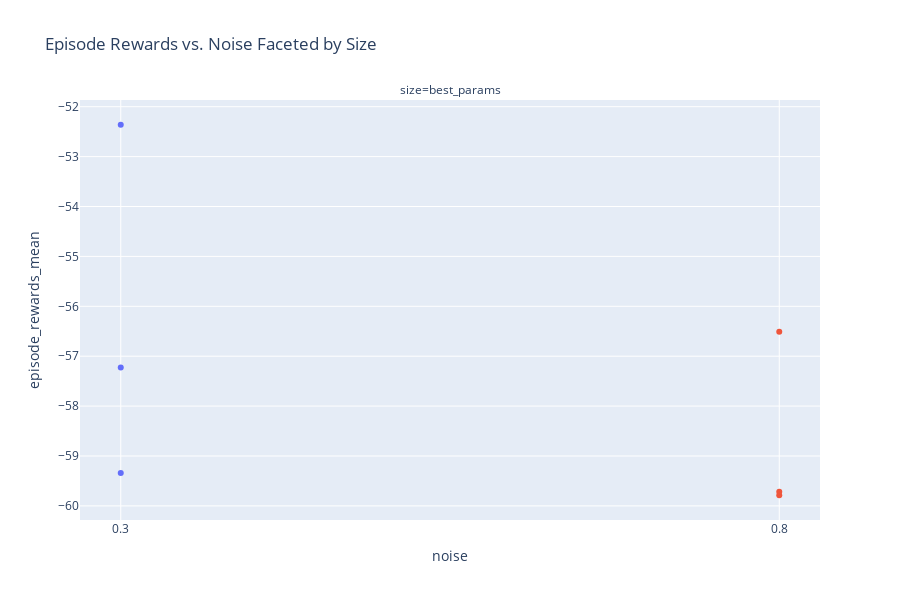

The notebook cell this image was saved under:
### Code cell
import plotly.express as px

# Define readable names for selected hyperparams
readable_names = {
    hyperparam_columns[0]: "noise",
    hyperparam_columns[1]: "size"
}

# Rename columns in a copy of the dataframe
plot_df = sub_df.rename(columns=readable_names)

# Assign new column names
x_col = "noise"
y_col = "episode_rewards_mean"
facet_col = "size"

# Plot
fig = px.scatter(
    plot_df,
    x=x_col,
    y=y_col,
    color="experiment_name",  # Optional: color by experiment
    facet_col=facet_col,
    title="Episode Rewards vs. Noise Faceted by Size",
    height=600
)

fig.update_layout(showlegend=False)
fig.show()

### Figure 1 — Plotly figure (JSON) as saved in the notebook; plotly's stock layout.template omitted (floating-point values rounded to 4 significant figures)
{"data": [{"hovertemplate": "experiment_name=0000_agent_params.args_.action_w_noise_amplitude_0.3__experiment_run_name_best_params<br>size=best_params<br>noise=%{x}<br>episode_rewards_mean=%{y}<extra></extra>", "legendgroup": "0000_agent_params.args_.action_w_noise_amplitude_0.3__experiment_run_name_best_params", "marker": {"color": "#636efa", "symbol": "circle"}, "mode": "markers", "name": "0000_agent_params.args_.action_w_noise_amplitude_0.3__experiment_run_name_best_params", "orientation": "v", "showlegend": true, "type": "scatter", "x": ["0.3", "0.3", "0.3"], "xaxis": "x", "y": [-57.23, -59.34, -52.36], "yaxis": "y"}, {"hovertemplate": "experiment_name=0001_agent_params.args_.action_w_noise_amplitude_0.8__experiment_run_name_best_params<br>size=best_params<br>noise=%{x}<br>episode_rewards_mean=%{y}<extra></extra>", "legendgroup": "0001_agent_params.args_.action_w_noise_amplitude_0.8__experiment_run_name_best_params", "marker": {"color": "#EF553B", "symbol": "circle"}, "mode": "markers", "name": "0001_agent_params.args_.action_w_noise_amplitude_0.8__experiment_run_name_best_params", "orientation": "v", "showlegend": true, "type": "scatter", "x": ["0.8", "0.8", "0.8"], "xaxis": "x", "y": [-59.79, -56.51, -59.71], "yaxis": "y"}], "layout": {"annotations": [{"font": {}, "showarrow": false, "text": "size=best_params", "x": 0.5, "xanchor": "center", "xref": "paper", "y": 1, "yanchor": "bottom", "yref": "paper"}], "height": 600, "legend": {"title": {"text": "experiment_name"}, "tracegroupgap": 0}, "showlegend": false, "title": {"text": "Episode Rewards vs. Noise Faceted by Size"}, "xaxis": {"anchor": "y", "domain": [0, 1], "title": {"text": "noise"}}, "yaxis": {"anchor": "x", "domain": [0, 1], "title": {"text": "episode_rewards_mean"}}}}
